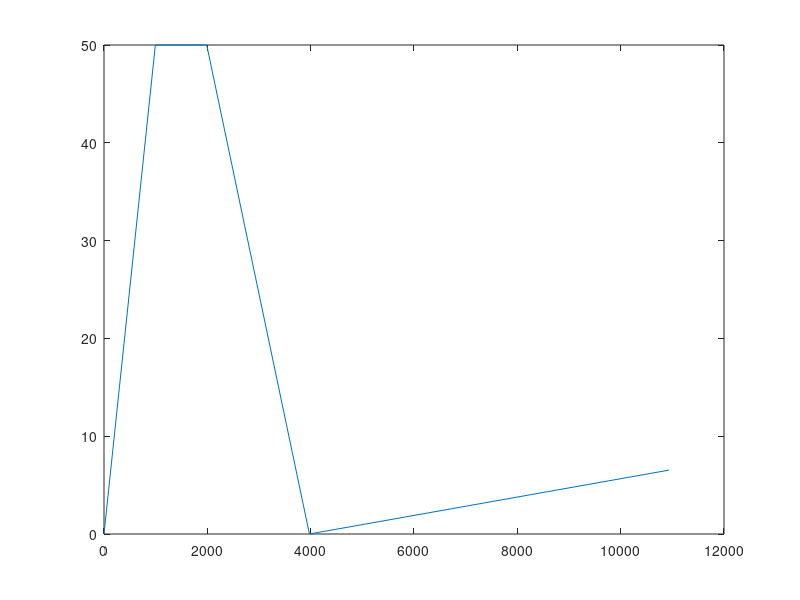

The MATLAB source for this figure:
%% Test NEDC vs NEDC avec pente
te = (1:1:1180);
%ts = [195,390,780,1180];
ts = [1180];
alp = [0.05,0,-0.025,9.25E-04];
qq = [0, 994, 1988,3976,10932];
altqq = [0, 50,50, 0, 6.53] ;

i=1;
for k=1:1:length(te)

    alpha(k) = alp(i);

    if k == ts(i)
        i=i+1;
    end
end
tt = [te; alpha]';
plot(qq,altqq)

%% Test WLTP vs WLTP avec pente
% te = (1:1:1800);
% ts = [110,580,1000,1800];
% alp = [0.0488,-6.3E-03,4.24E-04];
% qq = [0, 614, 3094,7850,23250];
% altqq = [0, 30,30, 0, 6.53] ;
% 
% i=1;
% for k=1:1:length(te)
% 
%     alpha(k) = alp(i);
% 
%     if k == ts(i)
%         i=i+1;
%     end
% end
% tt = [te; alpha]';